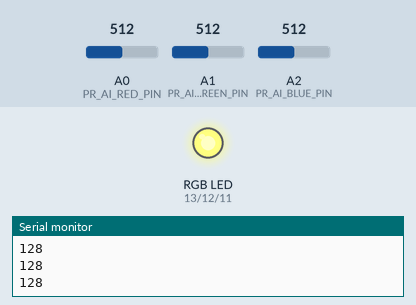
The sketch below on a simulated Arduino Uno, built with avr-gcc and run on an emulated ATmega328P. Parts: an RGB LED mixed from three pins (HIGH = lit), the last lines printed to the serial monitor. The test bench sets the inputs (shaded band); at power-on: A2 (PR_AI_BLUE_PIN) = 512, A0 (PR_AI_RED_PIN) = 512, A1 (PR_AI_GREEN_PIN) = 512. Dim RGB values are drawn brighter than linear.

Above: at 1.8 s.
1.9 s: A2 (PR_AI_BLUE_PIN) set to 716
At 3.2 s:
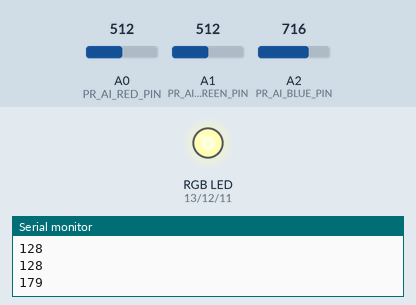
3.5 s: A0 (PR_AI_RED_PIN) set to 501
At 4.8 s:
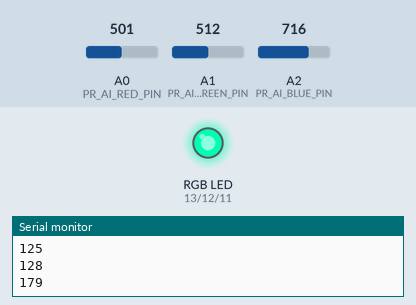
5.5 s: A1 (PR_AI_GREEN_PIN) set to 503
At 6.4 s:
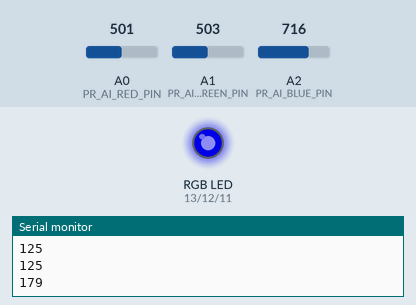
7.5 s: A2 (PR_AI_BLUE_PIN) set to 900
At 9.2 s:
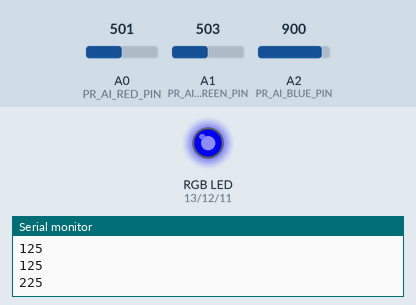
9.5 s: A1 (PR_AI_GREEN_PIN) set to 1023
At 10.7 s:
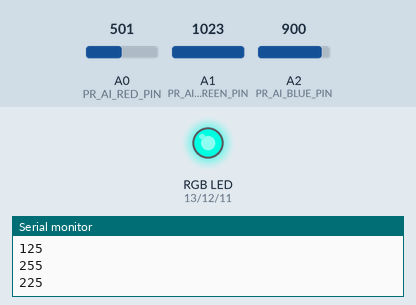
11.5 s: A0 (PR_AI_RED_PIN) set to 716
At 12.3 s:
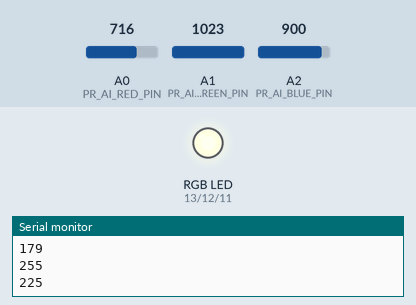
Timing chart, 0 to 14.5 s (numbered marks = the images above; inputs shaded):
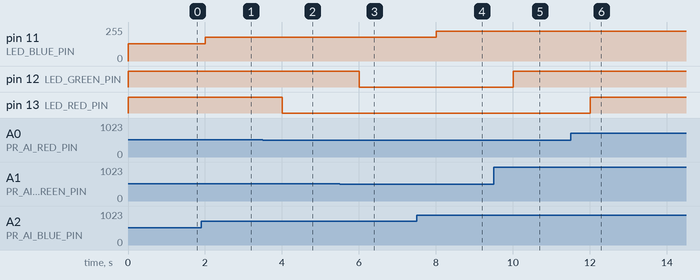

The sketch:

sketch.ino
```cpp
#define LED_RED_PIN       13
#define LED_GREEN_PIN     12
#define LED_BLUE_PIN      11
#define PR_AI_RED_PIN     A0
#define PR_AI_GREEN_PIN   A1
#define PR_AI_BLUE_PIN    A2

// LED values
int rValue = 0;
int gValue = 0;
int bValue = 0;

// Photoresistor raw values
int pr_rawRed = 0;
int pr_rawGreen = 0;
int pr_rawBlue = 0;

void setup() {
  // put your setup code here, to run once:
  pinMode(LED_RED_PIN, OUTPUT);
  pinMode(LED_GREEN_PIN, OUTPUT);
  pinMode(LED_BLUE_PIN, OUTPUT);
  Serial.begin(9600);
}

void loop() {
  // put your main code here, to run repeatedly:
  pr_rawRed = analogRead(PR_AI_RED_PIN);
  pr_rawGreen = analogRead(PR_AI_GREEN_PIN);
  pr_rawBlue = analogRead(PR_AI_BLUE_PIN);

  rValue = pr_rawRed / 4;
  gValue = pr_rawGreen / 4;
  bValue = pr_rawBlue / 4;

  analogWrite(LED_RED_PIN, rValue);
  analogWrite(LED_GREEN_PIN, gValue);
  analogWrite(LED_BLUE_PIN, bValue);

  Serial.println(rValue);
  Serial.println(gValue);
  Serial.println(bValue);

  delay(1000);
}
```

Measured:
- the behaviour switches between 512 and 511 on A0 (PR_AI_RED_PIN) (found by bisection; images 1 and 2)
- the behaviour switches between 512 and 511 on A1 (PR_AI_GREEN_PIN) (found by bisection; images 2 and 3)
- after the input at 1.9 s, pin 11 (LED_BLUE_PIN): 128/255 → 179/255 after 0.10 s
- after the input at 3.5 s, pin 13 (LED_RED_PIN): HIGH → LOW after 0.50 s
- after the input at 5.5 s, pin 12 (LED_GREEN_PIN): HIGH → LOW after 0.51 s
- after the input at 7.5 s, pin 11 (LED_BLUE_PIN): 179/255 → 225/255 after 0.51 s
- after the input at 9.5 s, pin 12 (LED_GREEN_PIN): LOW → HIGH after 0.51 s
- after the input at 11.5 s, pin 13 (LED_RED_PIN): LOW → HIGH after 0.51 s
